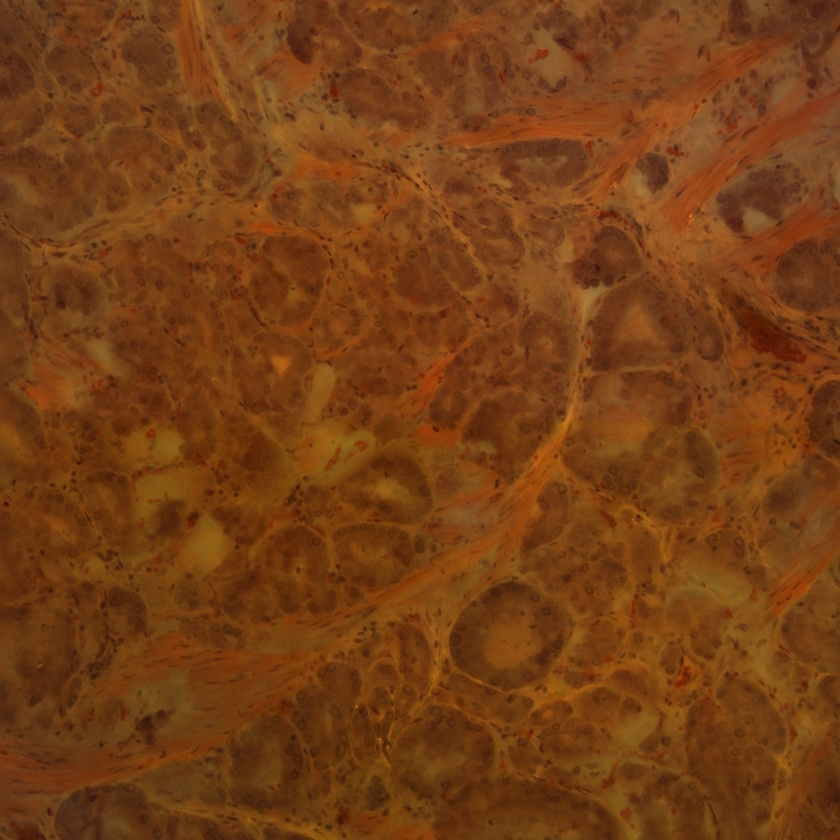
#> input picture Prostate.jpg, 840 x 840 px, shrunk from 2048 x 2048 before the run
$ jupyter execute gauss-wiener.ipynb
#> lines starting #> are read from the running program, lines starting #| are printed output that depends on the picture
# Kernel Generation for image similarity using Wiener Deconvolution

## Imports

[cell 1]
import numpy as np
import cv2
from scipy import signal
from scipy import fftpack
from matplotlib import pyplot as plt

## Helper Functions

### `gaussian_filter`
The function outputs a gaussian filter based on a given sigma

[cell 2]
def gaussian_filter(size, sigma):
    x, y = np.meshgrid(np.linspace(-1, 1, size), np.linspace(-1, 1, size))
    d = np.sqrt(x*x + y*y)
    g = np.exp(-(d**2 / (2.0 * sigma**2)))
    return g / g.sum()

### `wiener_deconvolution`
Performs wiener deconvolution on a target and input image and outputs a kernal.

[cell 3]
def wiener_deconvolution(input_image: np.ndarray, target_image: np.ndarray, noise_level: float = 0.1, kernel_size: int = 15) -> np.ndarray:
    """
    Perform Wiener deconvolution to compute the deblurring kernel.

    Parameters:
    - input_image: np.ndarray - The input (blurry) image.
    - target_image: np.ndarray - The target (sharp) image.
    - noise_level: float - The noise level for regularization (default is 0.1).

    Returns:
    - np.ndarray - The computed deblurring kernel.
    """
   # Compute FFT of input and target images
    input_fft = fftpack.fft2(input_image)
    target_fft = fftpack.fft2(target_image)

    # Estimate the filter in frequency domain
    filter_fft = np.conj(input_fft) * target_fft / (np.abs(input_fft)**2 + noise_level**2)

    # Convert filter back to spatial domain
    kernel = np.real(fftpack.ifft2(filter_fft))

    # Normalize and truncate the kernel
    kernel = kernel / np.sum(kernel)
    kernel = fftpack.fftshift(kernel)
    center = kernel.shape[0] // 2
    kernel = kernel[center - kernel_size // 2:center + kernel_size // 2 + 1,
                    center - kernel_size // 2:center + kernel_size // 2 + 1]

    return kernel

### `apply_kernel`
Applies kernel.

[cell 4]
def apply_kernel(image: np.ndarray, kernel: np.ndarray) -> np.ndarray:
    return signal.convolve2d(image, kernel, mode='same', boundary='wrap')

### `apply_sharpening`
Applies sharpening to an image based on a given sharpening factor.

[cell 5]
# [14 lines left out: function apply_sharpening, not called in this run]

### `adjust_brightness`
Adjusts the brightness of an image based on a given brightness factor.

[cell 6]
# [15 lines left out: function adjust_brightness, not called in this run]

### `brighten_dark_spots`
Currently not in use, meant to do what it says.

[cell 7]
# [23 lines left out: function brighten_dark_spots, not called in this run]

## Algo

### Load images in grayscale

[cell 8]
# Load images
input_image = cv2.imread('Prostate.jpg', cv2.IMREAD_GRAYSCALE)
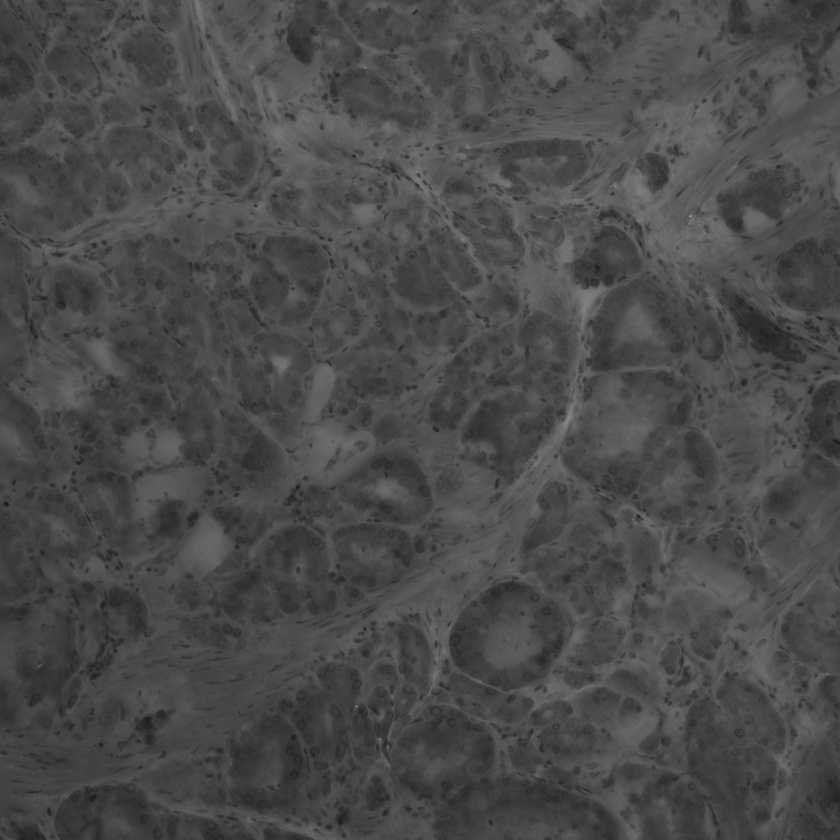
#> input_image: shape (840, 840); min 17, max 172, mean 74.4
target_image = cv2.imread('good.jpg', cv2.IMREAD_GRAYSCALE)
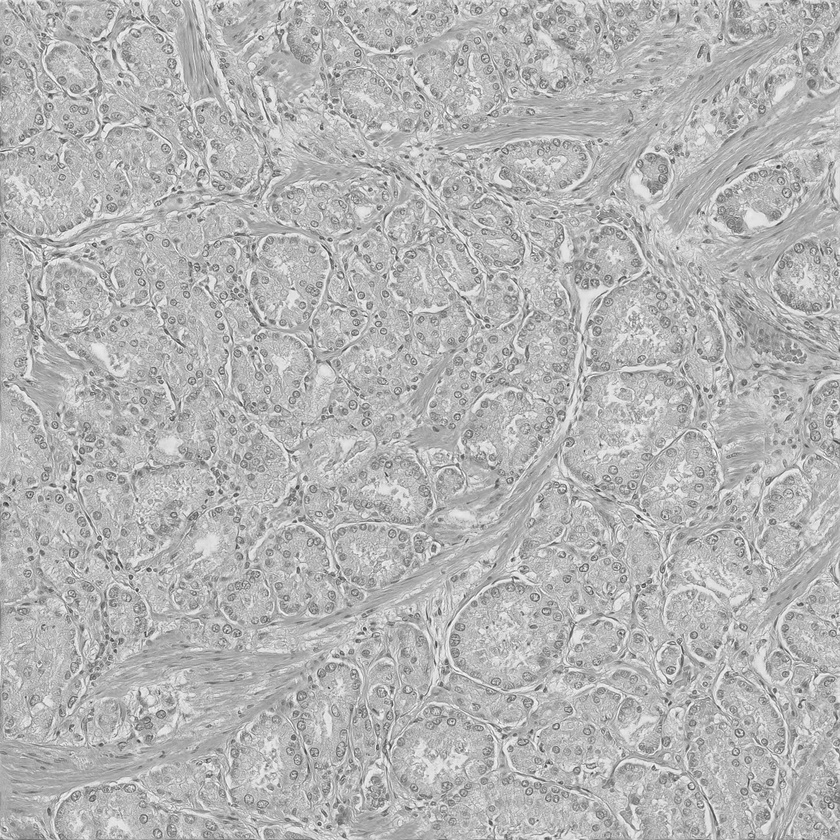
#> input picture good.jpg, 840 x 840 px, shrunk from 2048 x 2048 before the run
#> target_image is the input picture: shape (840, 840); min 38, max 255, mean 180.5

# Ensure images are the same size
min_shape = np.minimum(input_image.shape, target_image.shape)
#> min_shape = [840, 840]
input_image = input_image[:min_shape[0], :min_shape[1]]
target_image = target_image[:min_shape[0], :min_shape[1]]

[cell 9]
hi = gaussian_filter(10, 0.3)
print(hi.shape)
plt.imshow(hi, cmap="gray")
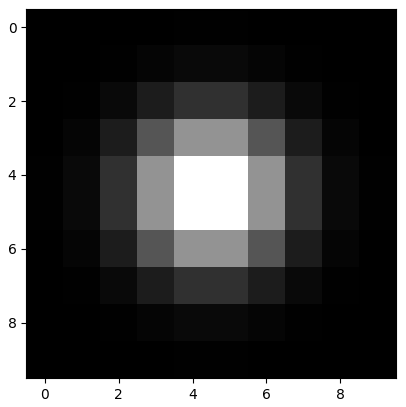
#> figure drawn by matplotlib, 1 panel

### Apply wiener deconvolution and apply kernel to input image

[cell 10]
# Compute the kernel using Wiener deconvolution
kernel = wiener_deconvolution(input_image, target_image, noise_level=0.1, kernel_size=15)
#> in wiener_deconvolution, `kernel = np.real(fftpack.ifft2(filter_fft))`:
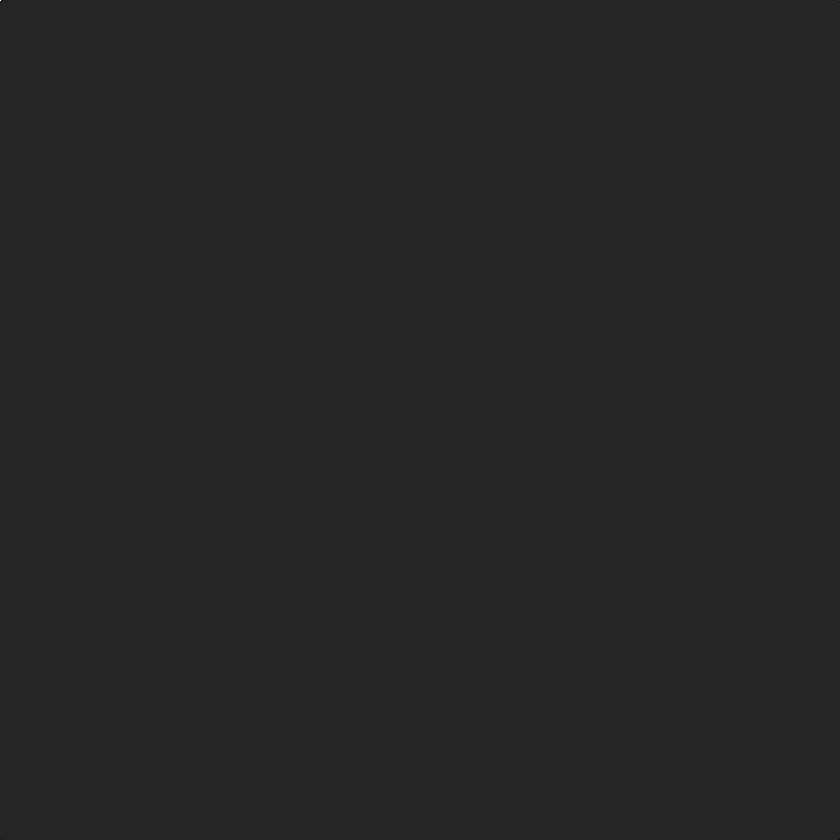
#> kernel: shape (840, 840) float64; min -0.67, max 3.8, mean 3.44e-06; drawn with min black and max white

# Apply the kernel to the input image
result_image_og = apply_kernel(input_image, kernel)
#> in apply_kernel, `return signal.convolve2d(image, kernel, mode='same', boundary='wrap')`:
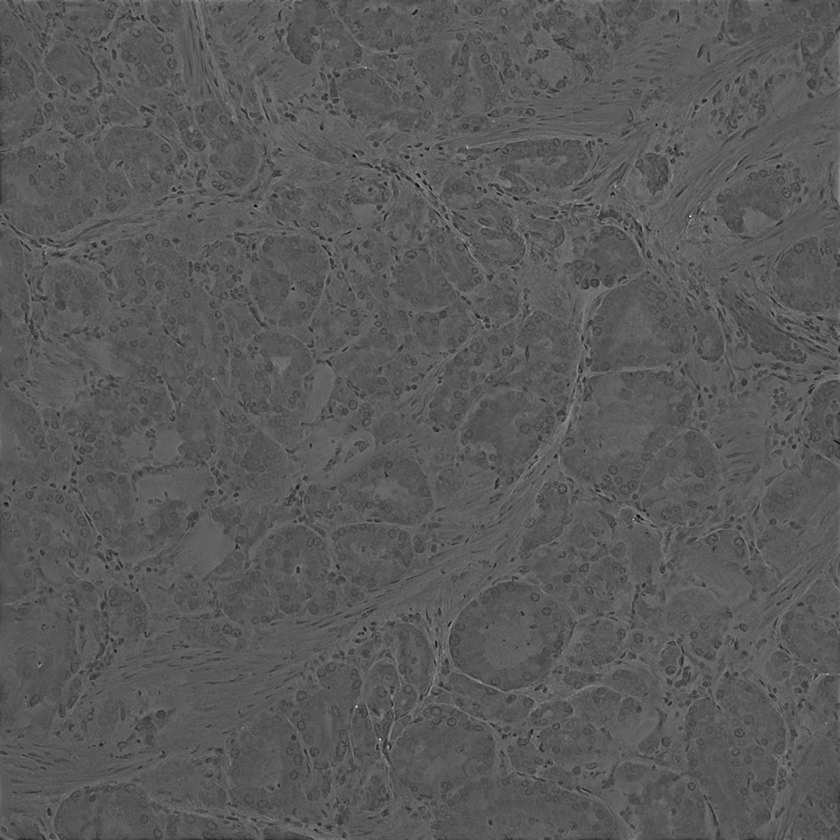
#> returned value: shape (840, 840) float64; min -63.24, max 168.5, mean 18.4; drawn with min black and max white
